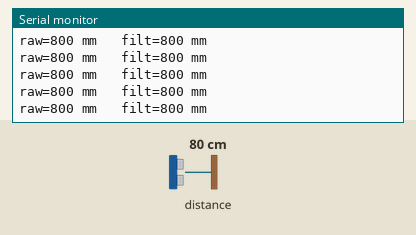
This sketch was run on a simulated Seeed XIAO ESP32-S3. On the bench: the last lines printed to the serial monitor. The test bench sets the inputs (shaded band); at power-on: distance to the obstacle 80 cm. The modem accepts every AT command (registered, SIM ready, sends succeed) and sends nothing else.

Above: at 1.2 s.
1.3 s: distance to the obstacle set to 2 cm
At 2.3 s:
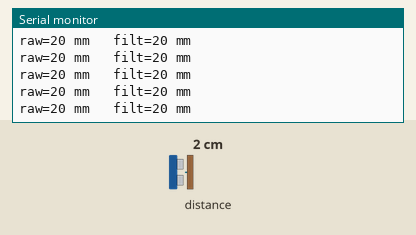
2.8 s: distance to the obstacle set to 4 cm
At 3.8 s:
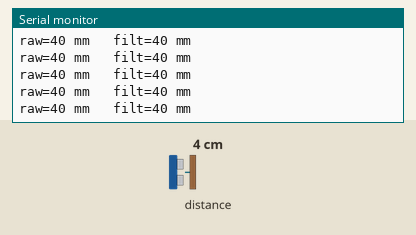
Timing chart, 0 to 5.8 s (numbered marks = the images above; inputs shaded):
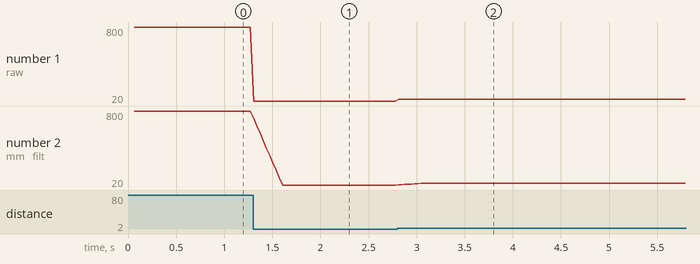

Measured:
- after the input at 1.3 s, the serial monitor: prints a new line at once (image 1)
- after the input at 2.8 s, the serial monitor: prints a new line at once (image 2)
- plotted number 1: 800 → 20 after the input at 1.3 s, 20 → 40 after the input at 2.8 s
- plotted number 2: 800 → 20 after the input at 1.3 s, 20 → 40 after the input at 2.8 s

The sketch:

v2_msp_rangefinder_bridge.ino
```cpp
/*
 * MSP Rangefinder Bridge v2  —  XIAO ESP32-S3  ->  iNav (F405)
 * ----------------------------------------------------------------
 * v2 adds an optional MOVING-AVERAGE filter on the distance before sending it
 * to iNav.
 *
 * TRADE-OFF: a moving average reduces noise by ~1/sqrt(N) but ADDS LATENCY of
 * about (N-1)/2 samples. At 30 Hz, N=5 => ~67 ms of delay in the altitude loop.
 * Latency in the feedback path can WORSEN a control-loop oscillation, so keep
 * the window small and treat this as an experiment.
 *   - Set FILTER_WINDOW = 1 to disable the filter (raw passthrough) for A/B testing.
 *   - The serial monitor prints raw and filtered together so you can verify the
 *     smoothing on the bench (fixed distance) BEFORE flying.
 *
 * Sensor assumed: VL53L0X (~2 m). VL53L1X: swap class + use read(). TFmini: rewrite readRawMm().
 *
 * Wiring (XIAO ESP32-S3):
 *   Sensor SDA -> D4 (GPIO5)   Sensor SCL -> D5 (GPIO6)   Sensor VCC -> 3V3   GND -> GND
 *   ESP TX D6 (GPIO43) -> FC UART3 RX        ESP GND <-> FC GND (shared ground required)
 *   FC: Ports -> MSP on UART3 @115200 ;  CLI: set rangefinder_hardware = MSP / save
 *
 * Library: "VL53L0X" by Pololu.   Board: XIAO_ESP32S3.
 */

#include <Wire.h>
#include <VL53L0X.h>

// ---------------- User config ----------------
static const uint32_t FC_BAUD       = 115200;
static const int      PIN_SDA       = 5;        // D4
static const int      PIN_SCL       = 6;        // D5
static const int      PIN_FC_TX     = 43;       // D6
static const int      PIN_FC_RX     = 44;       // D7
static const uint16_t SEND_HZ       = 30;
static const int32_t  MAX_VALID_MM  = 2000;
static const uint8_t  FILTER_WINDOW = 10;        // 1 = filter OFF (raw). Try 3 / 5 / 8. Keep <= 15.
static const bool     DEBUG_USB     = true;
// ---------------------------------------------

HardwareSerial FC(1);
VL53L0X sensor;

static const uint8_t  MSP_HDR_X               = 'X';
static const uint8_t  MSP_DIR_TO_FC           = '<';
static const uint16_t MSP2_SENSOR_RANGEFINDER = 0x1F01;

static uint8_t crc8_dvb_s2(uint8_t crc, uint8_t a) {
  crc ^= a;
  for (uint8_t i = 0; i < 8; i++) {
    if (crc & 0x80) crc = (uint8_t)((crc << 1) ^ 0xD5);
    else            crc = (uint8_t)(crc << 1);
  }
  return crc;
}

void mspSend(uint16_t function, const uint8_t *payload, uint16_t len) {
  uint8_t flag = 0, crc = 0;
  FC.write('$'); FC.write(MSP_HDR_X); FC.write(MSP_DIR_TO_FC);
  FC.write(flag);                      crc = crc8_dvb_s2(crc, flag);
  uint8_t fl = function & 0xFF;        FC.write(fl); crc = crc8_dvb_s2(crc, fl);
  uint8_t fh = (function >> 8) & 0xFF; FC.write(fh); crc = crc8_dvb_s2(crc, fh);
  uint8_t sl = len & 0xFF;             FC.write(sl); crc = crc8_dvb_s2(crc, sl);
  uint8_t sh = (len >> 8) & 0xFF;      FC.write(sh); crc = crc8_dvb_s2(crc, sh);
  for (uint16_t i = 0; i < len; i++) { FC.write(payload[i]); crc = crc8_dvb_s2(crc, payload[i]); }
  FC.write(crc);
}

void sendRangefinder(uint8_t quality, int32_t distanceMm) {
  uint8_t p[5];
  p[0] = quality;
  p[1] = (uint8_t)( distanceMm        & 0xFF);
  p[2] = (uint8_t)((distanceMm >> 8 ) & 0xFF);
  p[3] = (uint8_t)((distanceMm >> 16) & 0xFF);
  p[4] = (uint8_t)((distanceMm >> 24) & 0xFF);
  mspSend(MSP2_SENSOR_RANGEFINDER, p, sizeof(p));
}

// Raw reading: mm, or -1 if invalid / out of range.
int32_t readRawMm() {
  uint16_t mm = sensor.readRangeContinuousMillimeters();   // VL53L1X: sensor.read();
  if (sensor.timeoutOccurred())     return -1;
  if (mm == 0 || mm > MAX_VALID_MM) return -1;
  return (int32_t)mm;
}

// Moving average over the last (up to FILTER_WINDOW) VALID samples.
// Only valid samples are ever pushed here, so a bad reading never pollutes the average.
int32_t movingAverage(int32_t sample) {
  static int32_t buf[64];                 // large enough for any sane window
  static uint8_t idx = 0, count = 0;
  buf[idx] = sample;
  idx = (idx + 1) % FILTER_WINDOW;
  if (count < FILTER_WINDOW) count++;
  int32_t sum = 0;
  for (uint8_t i = 0; i < count; i++) sum += buf[i];
  return sum / count;
}

void setup() {
  if (DEBUG_USB) Serial.begin(115200);
  FC.begin(FC_BAUD, SERIAL_8N1, PIN_FC_RX, PIN_FC_TX);
  Wire.begin(PIN_SDA, PIN_SCL);
  Wire.setClock(400000);
  sensor.setTimeout(100);
  if (!sensor.init()) {
    if (DEBUG_USB) Serial.println("VL53L0X not found - check I2C wiring");
  } else {
    sensor.setSignalRateLimit(0.1);
    sensor.setVcselPulsePeriod(VL53L0X::VcselPeriodPreRange, 18);
    sensor.setVcselPulsePeriod(VL53L0X::VcselPeriodFinalRange, 14);
    sensor.setMeasurementTimingBudget(33000);   // ~30 Hz
    sensor.startContinuous();
  }
}

void loop() {
  static uint32_t last = 0;
  const uint32_t period = 1000 / SEND_HZ;
  if (millis() - last < period) return;
  last = millis();

  int32_t raw = readRawMm();
  int32_t out;
  if (raw < 0) {
    out = -1;                       // invalid: don't feed the filter; tell iNav out-of-range
    sendRangefinder(0, -1);
  } else {
    out = movingAverage(raw);
    sendRangefinder(255, out);
  }
  if (DEBUG_USB) Serial.printf("raw=%ld mm   filt=%ld mm\n", raw, out);
}
```
